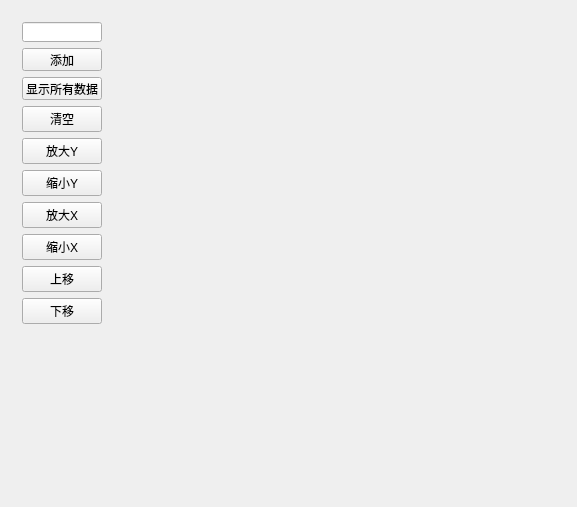
<?xml version="1.0" encoding="UTF-8"?>
<ui version="4.0">
 <class>MainWindow</class>
 <widget class="QMainWindow" name="MainWindow">
  <property name="geometry">
   <rect>
    <x>0</x>
    <y>0</y>
    <width>577</width>
    <height>507</height>
   </rect>
  </property>
  <property name="windowTitle">
   <string>lineChart</string>
  </property>
  <widget class="QWidget" name="centralWidget">
   <layout class="QGridLayout" name="gridLayout">
    <item row="0" column="0">
     <widget class="QWidget" name="widget" native="true">
      <layout class="QGridLayout" name="gridLayout_2">
       <item row="0" column="0">
        <layout class="QHBoxLayout" name="horizontalLayout">
         <item>
          <layout class="QVBoxLayout" name="verticalLayout">
           <item>
            <widget class="QLineEdit" name="lineEdit">
             <property name="maximumSize">
              <size>
               <width>80</width>
               <height>20</height>
              </size>
             </property>
            </widget>
           </item>
           <item>
            <widget class="QPushButton" name="pushButton">
             <property name="maximumSize">
              <size>
               <width>80</width>
               <height>23</height>
              </size>
             </property>
             <property name="text">
              <string>添加</string>
             </property>
            </widget>
           </item>
           <item>
            <widget class="QPushButton" name="pushButton_2">
             <property name="maximumSize">
              <size>
               <width>80</width>
               <height>23</height>
              </size>
             </property>
             <property name="text">
              <string>显示所有数据</string>
             </property>
            </widget>
           </item>
           <item>
            <widget class="QPushButton" name="pushButton_7">
             <property name="maximumSize">
              <size>
               <width>80</width>
               <height>16777215</height>
              </size>
             </property>
             <property name="text">
              <string>清空</string>
             </property>
            </widget>
           </item>
           <item>
            <widget class="QPushButton" name="pushButton_4">
             <property name="maximumSize">
              <size>
               <width>80</width>
               <height>16777215</height>
              </size>
             </property>
             <property name="text">
              <string>放大Y</string>
             </property>
            </widget>
           </item>
           <item>
            <widget class="QPushButton" name="pushButton_3">
             <property name="maximumSize">
              <size>
               <width>80</width>
               <height>16777215</height>
              </size>
             </property>
             <property name="text">
              <string>缩小Y</string>
             </property>
            </widget>
           </item>
           <item>
            <widget class="QPushButton" name="pushButton_6">
             <property name="maximumSize">
              <size>
               <width>80</width>
               <height>16777215</height>
              </size>
             </property>
             <property name="text">
              <string>放大X</string>
             </property>
            </widget>
           </item>
           <item>
            <widget class="QPushButton" name="pushButton_5">
             <property name="maximumSize">
              <size>
               <width>80</width>
               <height>16777215</height>
              </size>
             </property>
             <property name="text">
              <string>缩小X</string>
             </property>
            </widget>
           </item>
           <item>
            <widget class="QPushButton" name="pushButton_8">
             <property name="maximumSize">
              <size>
               <width>80</width>
               <height>16777215</height>
              </size>
             </property>
             <property name="text">
              <string>上移</string>
             </property>
            </widget>
           </item>
           <item>
            <widget class="QPushButton" name="pushButton_9">
             <property name="maximumSize">
              <size>
               <width>80</width>
               <height>16777215</height>
              </size>
             </property>
             <property name="text">
              <string>下移</string>
             </property>
            </widget>
           </item>
           <item>
            <spacer name="verticalSpacer">
             <property name="orientation">
              <enum>Qt::Vertical</enum>
             </property>
             <property name="sizeType">
              <enum>QSizePolicy::Expanding</enum>
             </property>
             <property name="sizeHint" stdset="0">
              <size>
               <width>20</width>
               <height>40</height>
              </size>
             </property>
            </spacer>
           </item>
          </layout>
         </item>
         <item>
          <widget class="QWidget" name="widget_2" native="true"/>
         </item>
        </layout>
       </item>
      </layout>
     </widget>
    </item>
   </layout>
  </widget>
  <widget class="QMenuBar" name="menuBar">
   <property name="geometry">
    <rect>
     <x>0</x>
     <y>0</y>
     <width>577</width>
     <height>23</height>
    </rect>
   </property>
  </widget>
 </widget>
 <layoutdefault spacing="6" margin="11"/>
 <resources/>
 <connections/>
</ui>
